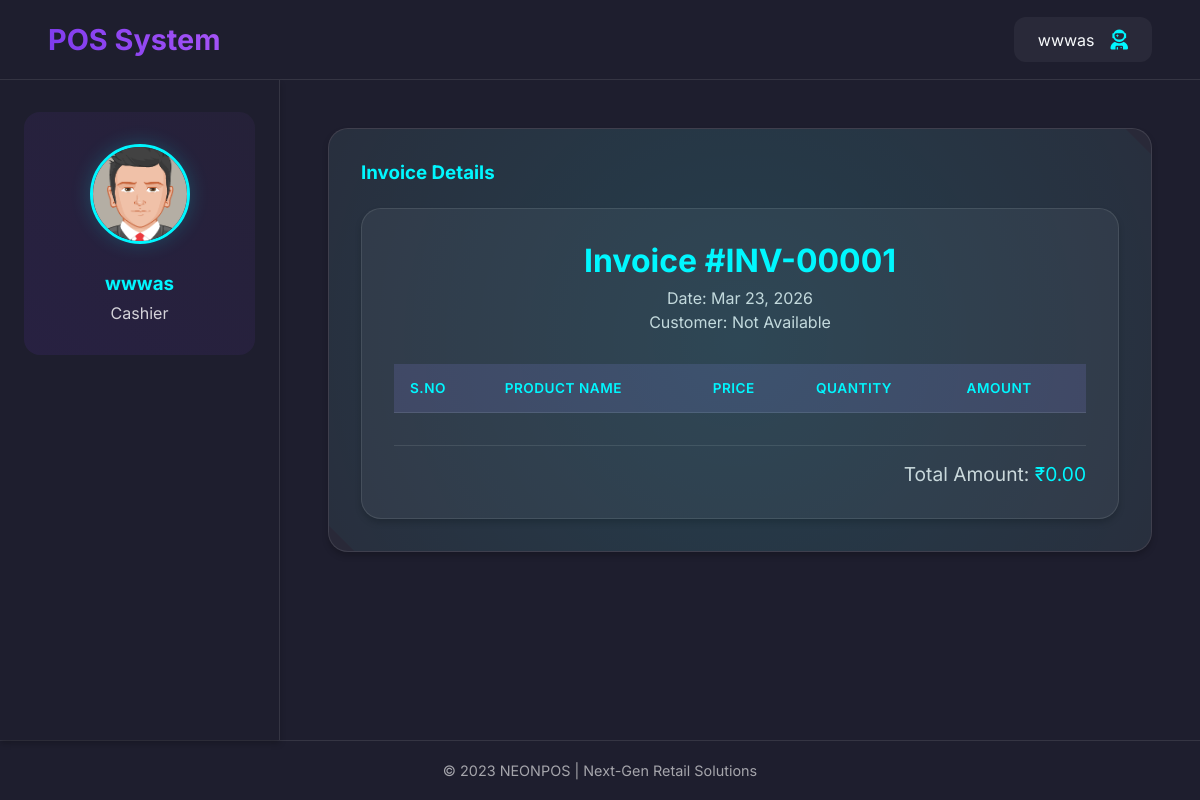
Page /view-invoice/INV-00001/ (signed in) on the committed database.
### cashier/models.py (models this page shows, shortened)
class Invoice(models.Model):
    invoice_id = models.CharField(max_length=20, primary_key=True, editable=False)
    date = models.DateField(default=timezone.now)
    customer_phone = models.CharField(max_length=15, null=True, blank=True)
    created_at = models.DateTimeField(default=timezone.now)
    total_amount = models.DecimalField(max_digits=10, decimal_places=2)

### cashier/views.py (the view)
# urls.py: path('view-invoice/<str:invoice_id>/', c_views.view_invoice, name='view_invoice'),
def view_invoice(request, invoice_id):
    ename = request.session.get('ename')
    email = request.session.get('email')
    user_id = request.session.get('id')
    username = request.session.get('username')
    if not all([ename, email, user_id, username]):  # Check if any of the session variables are missing
        return redirect('login')  # Redirect to the login page (replace 'login' with your actual login URL)
    context = {
        'ename': ename,
        'email': email,
        'user_id': user_id,
        'username':username,
    }
    invoice = get_object_or_404(Invoice, invoice_id=invoice_id)
    invoice_details = InvoiceDetail.objects.filter(invoice_id=invoice)
    return render(request, 'viewpastinvoice.html', {
        'invoice': invoice,
        'invoice_details': invoice_details, **context
    })

### templates/viewpastinvoice.html (shortened to what this page needs)
<!DOCTYPE html>
<html lang="en">
<head>
    {% load static %}
    <link rel="stylesheet" href="https://cdnjs.cloudflare.com/ajax/libs/font-awesome/6.0.0/css/all.min.css">
</head>
<body>
    <div class="dashboard-container">
        <header class="header">
            <div class="logo">POS System</div>
            <div class="user-info">
                <span>{{username}}</span>
                <i class="fas fa-user-astronaut fa-lg" style="color: var(--neon);"></i>
            </div>
        </header>
        <aside class="sidebar">
            <div class="employee-profile">
                <img src="{% static 'adminp/dist/img/avatar5.png' %}" alt="Profile" class="profile-img">
                <h3 style="color: var(--neon); margin-bottom: 0.5rem;">{{ename}}</h3>
                <p style="color: rgba(255, 255, 255, 0.8);"> Cashier</p>
            </div>
        </aside>
        <main class="main-content">
            <div class="card">
                <h3 style="color: var(--neon); margin-bottom: 1.5rem;">Invoice Details</h3>
                <div class="invoice-details">
                    <div class="invoice-header">
                        <h2 style="color: var(--neon);">Invoice #{{ invoice.invoice_id }}</h2>
                        <p style="color: rgba(255, 255, 255, 0.8);">Date: {{ invoice.date|date:"M d, Y" }}</p>
                        <p style="color: rgba(255, 255, 255, 0.8);">
                            Customer: {% if invoice.customer_phone %}{{ invoice.customer_phone }}{% else %}Not Available{% endif %}
                        </p>
                    </div>
                    <div class="table-container">
                        <table>
                            <thead>
                                <tr>
                                    <th>S.No</th>
                                    <th>Product Name</th>
                                    <th>Price</th>
                                    <th>Quantity</th>
                                    <th>Amount</th>
                                </tr>
                            </thead>
                        </table>
                    </div>
                    <div class="invoice-footer">
                        <p style="color: rgba(255, 255, 255, 0.8);">Total Amount: <span style="color: var(--neon);">₹{{ invoice.total_amount }}</span></p>
                    </div>
                </div>
            </div>
        </main>
        <footer class="footer">
            © 2023 NEONPOS | Next-Gen Retail Solutions
        </footer>
    </div>
</body>
</html>

### templates/viewpastinvoice.html (style rules this page uses)
:root { --primary: #7c3aed; --secondary: #a855f7; --accent: #10b981; --dark: #1e1e2e; --light: #f8fafc; --neon: #00f7ff; --glass: rgba(255, 255, 255, 0.05); --shadow: 0 4px 6px rgba(0, 0, 0, 0.2); }
* { margin: 0; padding: 0; box-sizing: border-box; font-family: 'Inter', sans-serif; }
body { background: linear-gradient(45deg, #1a1a2e, #2a2a4a); color: var(--light); min-height: 100vh; }
.dashboard-container { display: grid; grid-template-columns: 280px 1fr; grid-template-rows: 80px 1fr 60px; min-height: 100vh; backdrop-filter: blur(10px); }
.header { grid-column: 1 / -1; background: var(--dark); display: flex; align-items: center; justify-content: space-between; padding: 0 3rem; border-bottom: 1px solid rgba(255, 255, 255, 0.1); box-shadow: var(--shadow); }
.logo { font-size: 1.8rem; font-weight: 700; background: linear-gradient(45deg, var(--primary), var(--secondary)); -webkit-background-clip: text; -webkit-text-fill-color: transparent; }
.user-info { display: flex; align-items: center; gap: 1rem; padding: 0.8rem 1.5rem; border-radius: 12px; background: var(--glass); transition: all 0.3s ease; }
.sidebar { background: var(--dark); border-right: 1px solid rgba(255, 255, 255, 0.1); padding: 2rem 1.5rem; position: relative; box-shadow: var(--shadow); }
.employee-profile { text-align: center; margin-bottom: 3rem; position: relative; padding: 2rem 1rem; border-radius: 16px; background: linear-gradient(45deg, rgba(124, 58, 237, 0.1), rgba(168, 85, 247, 0.05)); }
.profile-img { width: 100px; height: 100px; border-radius: 50%; margin-bottom: 1.5rem; border: 3px solid var(--neon); box-shadow: 0 0 20px rgba(0, 247, 255, 0.2); transition: transform 0.3s ease; }
.main-content { padding: 3rem; background: var(--dark); }
.card { background: var(--glass); padding: 2rem; border-radius: 20px; border: 1px solid rgba(255, 255, 255, 0.1); transition: all 0.3s ease; position: relative; overflow: hidden; box-shadow: var(--shadow); }
.card::after { content: ''; position: absolute; top: -50%; left: -50%; width: 200%; height: 200%; background: radial-gradient(circle, rgba(0, 247, 255, 0.1) 0%, transparent 70%); transform: rotate(45deg); }
.footer { grid-column: 1 / -1; background: var(--dark); display: flex; align-items: center; justify-content: center; font-size: 0.9rem; color: rgba(255, 255, 255, 0.6); border-top: 1px solid rgba(255, 255, 255, 0.1); }
.invoice-details { background: var(--glass); padding: 2rem; border-radius: 20px; border: 1px solid rgba(255, 255, 255, 0.1); box-shadow: var(--shadow); }
.invoice-header { margin-bottom: 2rem; text-align: center; }
.invoice-header h2 { font-size: 2rem; margin-bottom: 0.5rem; }
.invoice-header p { font-size: 1rem; margin: 0.25rem 0; }
.table-container { overflow-x: auto; margin-bottom: 2rem; }
table { width: 100%; border-collapse: collapse; background: var(--glass); }
th, td { padding: 1rem; text-align: left; border-bottom: 1px solid rgba(255, 255, 255, 0.1); }
th { background: rgba(122, 90, 248, 0.1); color: var(--neon); font-weight: 600; text-transform: uppercase; font-size: 0.85rem; letter-spacing: 0.5px; }
.invoice-footer { text-align: right; margin-top: 1.5rem; padding-top: 1rem; border-top: 1px solid rgba(255, 255, 255, 0.1); }
.invoice-footer p { font-size: 1.2rem; margin: 0; }

### rows in the picture
Invoice: invoice_id "INV-00001", date "Mar 23, 2026", total_amount "0.00"

### other values in the picture
{{ username }} "wwwas"
{{ ename }} "wwwas"
